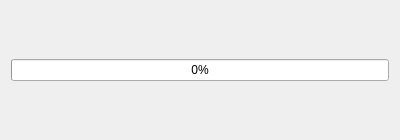
<?xml version="1.0" encoding="UTF-8"?>
<ui version="4.0">
 <class>progress_bar</class>
 <widget class="QWidget" name="progress_bar">
  <property name="geometry">
   <rect>
    <x>0</x>
    <y>0</y>
    <width>400</width>
    <height>140</height>
   </rect>
  </property>
  <property name="windowTitle">
   <string>Form</string>
  </property>
  <layout class="QHBoxLayout" name="horizontalLayout">
   <item>
    <widget class="QProgressBar" name="progressBar1">
     <property name="value">
      <number>0</number>
     </property>
     <property name="textVisible">
      <bool>true</bool>
     </property>
    </widget>
   </item>
  </layout>
 </widget>
 <resources/>
 <connections/>
</ui>
